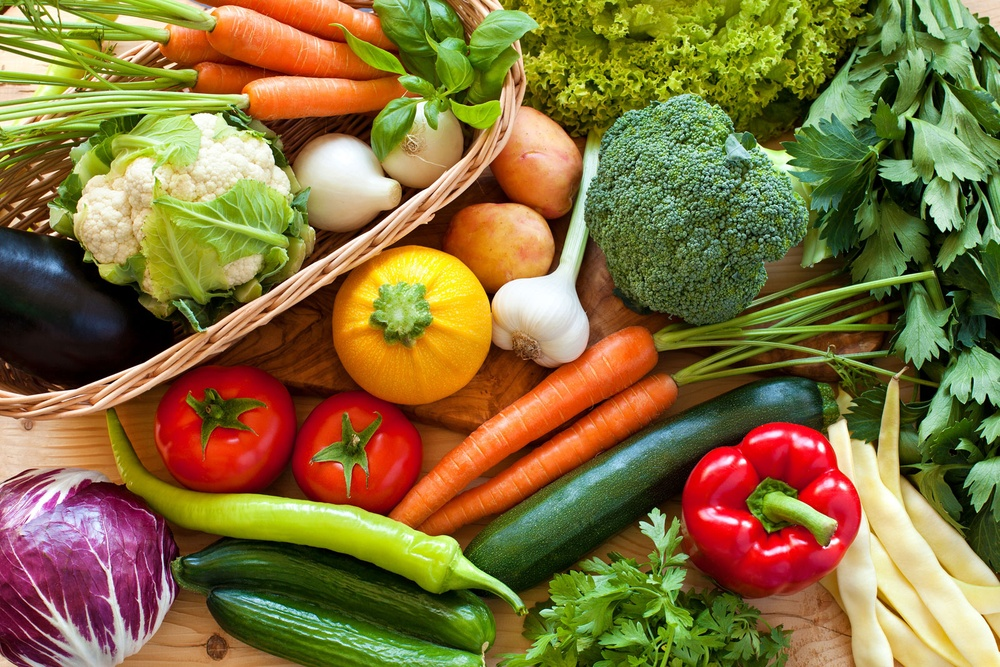
%> input picture HW3/week3/images/input_images/vegetables.jpeg, 1000 x 667 px, shrunk from 1600 x 1067 before the run
$ octave color_channels.m   (GNU Octave 9; MATLAB toolbox functions it lacks are replaced by stand-ins)
%> lines starting %> are read from the running program, lines starting %| are printed output that depends on the picture
close all;
clear all;
clc;

I_color = imread('input_images/vegetables.jpeg');
%> I_color is the input picture: size 667x1000x3 uint8; mean R, G, B 132.1, 112.5, 59.1

% Generating images for the R, G, B channels

I_red = I_color(:,:,1);
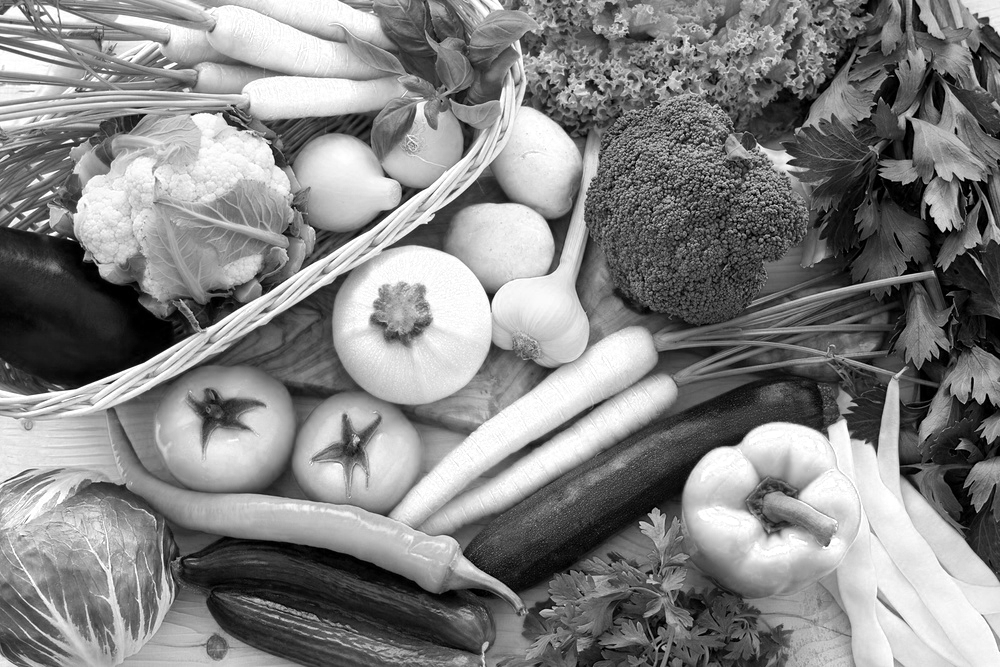
%> I_red: size 667x1000 uint8; min 0, max 255, mean 132.1
I_green = I_color(:,:,2);
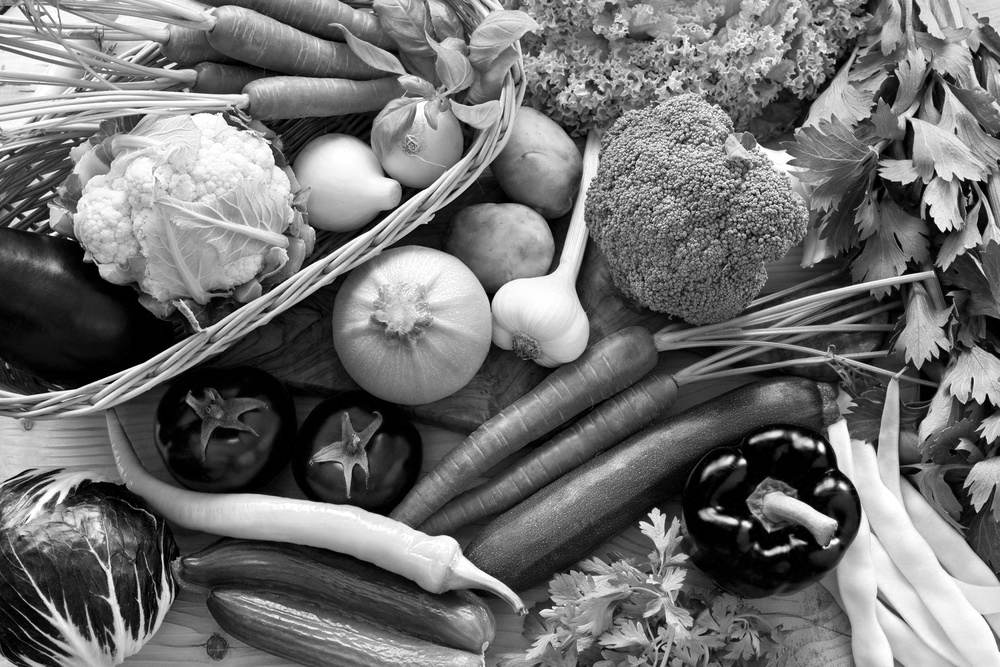
%> I_green: size 667x1000 uint8; min 0, max 255, mean 112.5
I_blue = I_color(:,:,3);
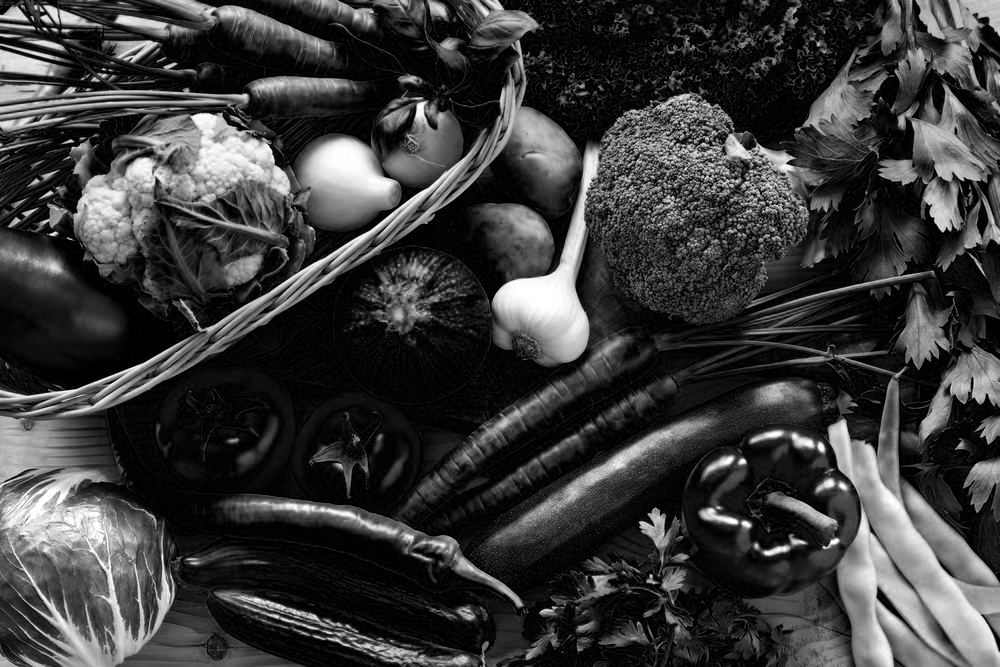
%> I_blue: size 667x1000 uint8; min 0, max 255, mean 59.1

imwrite(I_red,"output_images/image_red.jpeg");
imwrite(I_green,"output_images/image_green.jpeg");
imwrite(I_blue,"output_images/image_blue.jpeg");

$ run again, with HW3/week3/images/input_images/WPI_campus.jpeg copied over HW3/week3/images/input_images/vegetables.jpeg
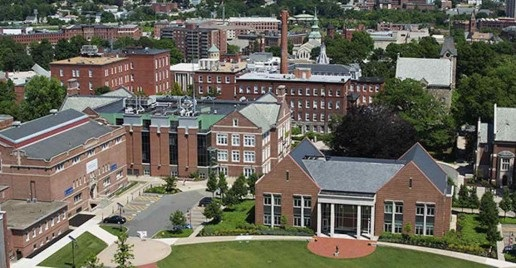
%> input picture HW3/week3/images/input_images/WPI_campus.jpeg, 516 x 268 px
%> I_color is the input picture: size 268x516x3 uint8; mean R, G, B 105.4, 102.9, 90.7
%> `I_green = I_color(:,:,2);`:
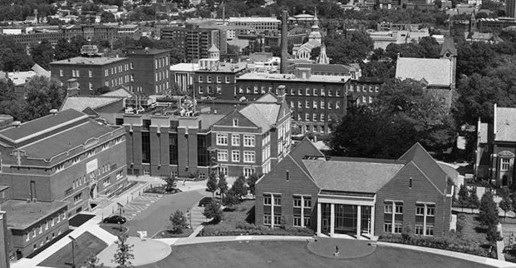
%> I_green: size 268x516 uint8; min 0, max 255, mean 102.9
%> `I_blue = I_color(:,:,3);`:
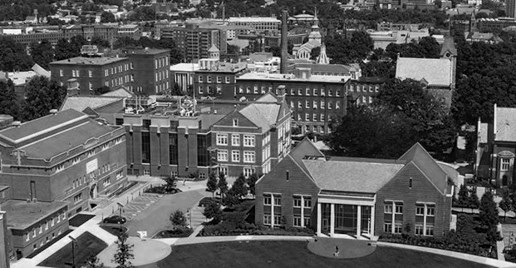
%> I_blue: size 268x516 uint8; min 0, max 255, mean 90.7
